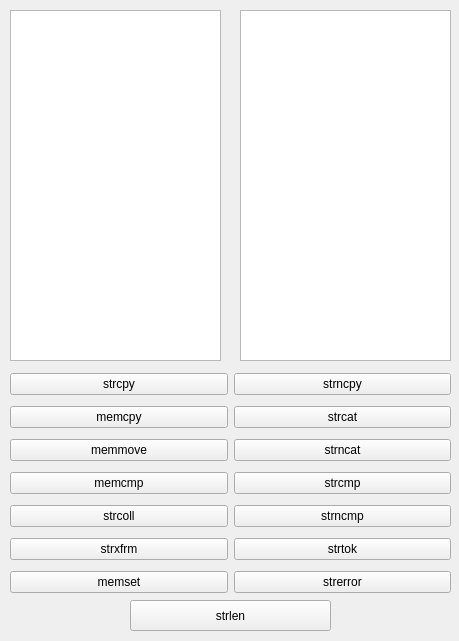
<?xml version="1.0" encoding="UTF-8"?>
<ui version="4.0">
 <class>MainWindow</class>
 <widget class="QMainWindow" name="MainWindow">
  <property name="geometry">
   <rect>
    <x>0</x>
    <y>0</y>
    <width>459</width>
    <height>641</height>
   </rect>
  </property>
  <property name="windowTitle">
   <string>MainWindow</string>
  </property>
  <widget class="QWidget" name="centralwidget">
   <widget class="QTextBrowser" name="textBrowser">
    <property name="geometry">
     <rect>
      <x>10</x>
      <y>10</y>
      <width>211</width>
      <height>351</height>
     </rect>
    </property>
   </widget>
   <widget class="QTextBrowser" name="textBrowser_res">
    <property name="geometry">
     <rect>
      <x>240</x>
      <y>10</y>
      <width>211</width>
      <height>351</height>
     </rect>
    </property>
   </widget>
   <widget class="QPushButton" name="pushButton_srtlen">
    <property name="geometry">
     <rect>
      <x>130</x>
      <y>600</y>
      <width>201</width>
      <height>31</height>
     </rect>
    </property>
    <property name="text">
     <string>strlen</string>
    </property>
   </widget>
   <widget class="QWidget" name="">
    <property name="geometry">
     <rect>
      <x>10</x>
      <y>368</y>
      <width>441</width>
      <height>231</height>
     </rect>
    </property>
    <layout class="QHBoxLayout" name="horizontalLayout">
     <item>
      <layout class="QVBoxLayout" name="verticalLayout">
       <item>
        <widget class="QPushButton" name="pushButton_strcpy">
         <property name="text">
          <string>strcpy</string>
         </property>
        </widget>
       </item>
       <item>
        <widget class="QPushButton" name="pushButton_memcpy">
         <property name="text">
          <string>memcpy</string>
         </property>
        </widget>
       </item>
       <item>
        <widget class="QPushButton" name="pushButton_memmove">
         <property name="text">
          <string>memmove</string>
         </property>
        </widget>
       </item>
       <item>
        <widget class="QPushButton" name="pushButton_memcmp">
         <property name="text">
          <string>memcmp</string>
         </property>
        </widget>
       </item>
       <item>
        <widget class="QPushButton" name="pushButton_strcoll">
         <property name="text">
          <string>strcoll</string>
         </property>
        </widget>
       </item>
       <item>
        <widget class="QPushButton" name="pushButton_strxfrm">
         <property name="text">
          <string>strxfrm</string>
         </property>
        </widget>
       </item>
       <item>
        <widget class="QPushButton" name="pushButton_memset">
         <property name="text">
          <string>memset</string>
         </property>
        </widget>
       </item>
      </layout>
     </item>
     <item>
      <layout class="QVBoxLayout" name="verticalLayout_2">
       <item>
        <widget class="QPushButton" name="pushButton_strncpy">
         <property name="text">
          <string>strncpy</string>
         </property>
        </widget>
       </item>
       <item>
        <widget class="QPushButton" name="pushButton_strcat">
         <property name="text">
          <string>strcat</string>
         </property>
        </widget>
       </item>
       <item>
        <widget class="QPushButton" name="pushButton_strncat">
         <property name="text">
          <string>strncat</string>
         </property>
        </widget>
       </item>
       <item>
        <widget class="QPushButton" name="pushButton_strcmp">
         <property name="text">
          <string>strcmp</string>
         </property>
        </widget>
       </item>
       <item>
        <widget class="QPushButton" name="pushButton_strncmp">
         <property name="text">
          <string>strncmp</string>
         </property>
        </widget>
       </item>
       <item>
        <widget class="QPushButton" name="pushButton_strtok">
         <property name="text">
          <string>strtok</string>
         </property>
        </widget>
       </item>
       <item>
        <widget class="QPushButton" name="pushButton_strerror">
         <property name="text">
          <string>strerror</string>
         </property>
        </widget>
       </item>
      </layout>
     </item>
    </layout>
   </widget>
  </widget>
 </widget>
 <resources/>
 <connections/>
</ui>
